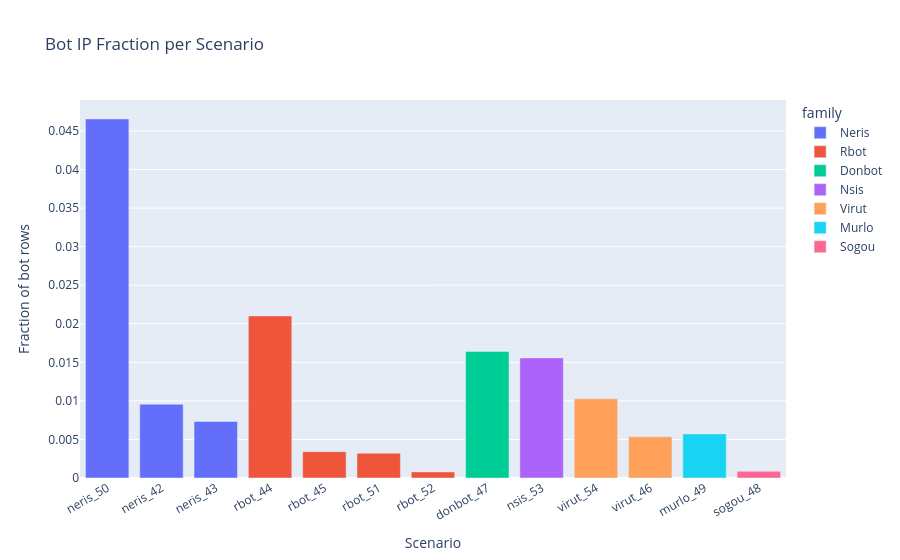

Source (notebook cell):
### Code cell
fig = px.bar(
    imbalance,
    x="scenario_id",
    y="bot_fraction",
    color="family",
    title="Bot IP Fraction per Scenario",
    labels={"bot_fraction": "Fraction of bot rows", "scenario_id": "Scenario"},
)
fig.update_xaxes(tickangle=-30)
fig.show()

### Figure 1 — Plotly figure (JSON) as saved in the notebook; plotly's stock layout.template omitted (floating-point values rounded to 4 significant figures)
{"data": [{"hovertemplate": "family=Neris<br>Scenario=%{x}<br>Fraction of bot rows=%{y}<extra></extra>", "legendgroup": "Neris", "marker": {"color": "#636efa", "pattern": {"shape": ""}}, "name": "Neris", "orientation": "v", "showlegend": true, "textposition": "auto", "type": "bar", "x": ["neris_50", "neris_42", "neris_43"], "xaxis": "x", "y": [0.04657, 0.009566, 0.007338], "yaxis": "y"}, {"hovertemplate": "family=Rbot<br>Scenario=%{x}<br>Fraction of bot rows=%{y}<extra></extra>", "legendgroup": "Rbot", "marker": {"color": "#EF553B", "pattern": {"shape": ""}}, "name": "Rbot", "orientation": "v", "showlegend": true, "textposition": "auto", "type": "bar", "x": ["rbot_44", "rbot_45", "rbot_51", "rbot_52"], "xaxis": "x", "y": [0.02101, 0.003415, 0.003225, 0.0007938], "yaxis": "y"}, {"hovertemplate": "family=Donbot<br>Scenario=%{x}<br>Fraction of bot rows=%{y}<extra></extra>", "legendgroup": "Donbot", "marker": {"color": "#00cc96", "pattern": {"shape": ""}}, "name": "Donbot", "orientation": "v", "showlegend": true, "textposition": "auto", "type": "bar", "x": ["donbot_47"], "xaxis": "x", "y": [0.01641], "yaxis": "y"}, {"hovertemplate": "family=Nsis<br>Scenario=%{x}<br>Fraction of bot rows=%{y}<extra></extra>", "legendgroup": "Nsis", "marker": {"color": "#ab63fa", "pattern": {"shape": ""}}, "name": "Nsis", "orientation": "v", "showlegend": true, "textposition": "auto", "type": "bar", "x": ["nsis_53"], "xaxis": "x", "y": [0.01558], "yaxis": "y"}, {"hovertemplate": "family=Virut<br>Scenario=%{x}<br>Fraction of bot rows=%{y}<extra></extra>", "legendgroup": "Virut", "marker": {"color": "#FFA15A", "pattern": {"shape": ""}}, "name": "Virut", "orientation": "v", "showlegend": true, "textposition": "auto", "type": "bar", "x": ["virut_54", "virut_46"], "xaxis": "x", "y": [0.01028, 0.005349], "yaxis": "y"}, {"hovertemplate": "family=Murlo<br>Scenario=%{x}<br>Fraction of bot rows=%{y}<extra></extra>", "legendgroup": "Murlo", "marker": {"color": "#19d3f3", "pattern": {"shape": ""}}, "name": "Murlo", "orientation": "v", "showlegend": true, "textposition": "auto", "type": "bar", "x": ["murlo_49"], "xaxis": "x", "y": [0.005722], "yaxis": "y"}, {"hovertemplate": "family=Sogou<br>Scenario=%{x}<br>Fraction of bot rows=%{y}<extra></extra>", "legendgroup": "Sogou", "marker": {"color": "#FF6692", "pattern": {"shape": ""}}, "name": "Sogou", "orientation": "v", "showlegend": true, "textposition": "auto", "type": "bar", "x": ["sogou_48"], "xaxis": "x", "y": [0.0008693], "yaxis": "y"}], "layout": {"barmode": "relative", "legend": {"title": {"text": "family"}, "tracegroupgap": 0}, "title": {"text": "Bot IP Fraction per Scenario"}, "xaxis": {"anchor": "y", "domain": [0, 1], "tickangle": -30, "title": {"text": "Scenario"}}, "yaxis": {"anchor": "x", "domain": [0, 1], "title": {"text": "Fraction of bot rows"}}}}
